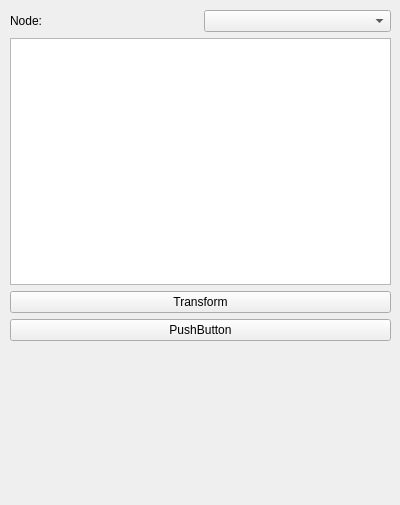
<?xml version="1.0" encoding="UTF-8"?>
<ui version="4.0">
 <class>TransformNodeView</class>
 <widget class="QWidget" name="TransformNodeView">
  <property name="geometry">
   <rect>
    <x>0</x>
    <y>0</y>
    <width>400</width>
    <height>505</height>
   </rect>
  </property>
  <property name="windowTitle">
   <string>Form</string>
  </property>
  <widget class="QWidget" name="verticalLayoutWidget">
   <property name="geometry">
    <rect>
     <x>10</x>
     <y>10</y>
     <width>381</width>
     <height>331</height>
    </rect>
   </property>
   <layout class="QVBoxLayout" name="verticalLayout">
    <item>
     <layout class="QHBoxLayout" name="horizontalLayout">
      <item>
       <widget class="QLabel" name="label">
        <property name="text">
         <string>Node:</string>
        </property>
       </widget>
      </item>
      <item>
       <widget class="QmitkDataStorageComboBox" name="NodeSelector"/>
      </item>
     </layout>
    </item>
    <item>
     <widget class="QTextEdit" name="TransformMatrixText"/>
    </item>
    <item>
     <widget class="QPushButton" name="TransfromBtn">
      <property name="text">
       <string>Transform</string>
      </property>
     </widget>
    </item>
    <item>
     <widget class="QPushButton" name="pushButton_2">
      <property name="text">
       <string>PushButton</string>
      </property>
     </widget>
    </item>
    <item>
     <layout class="QHBoxLayout" name="horizontalLayout_2"/>
    </item>
   </layout>
  </widget>
 </widget>
 <customwidgets>
  <customwidget>
   <class>QmitkDataStorageComboBox</class>
   <extends>QComboBox</extends>
   <header>QmitkDataStorageComboBox.h</header>
  </customwidget>
 </customwidgets>
 <resources/>
 <connections/>
</ui>
